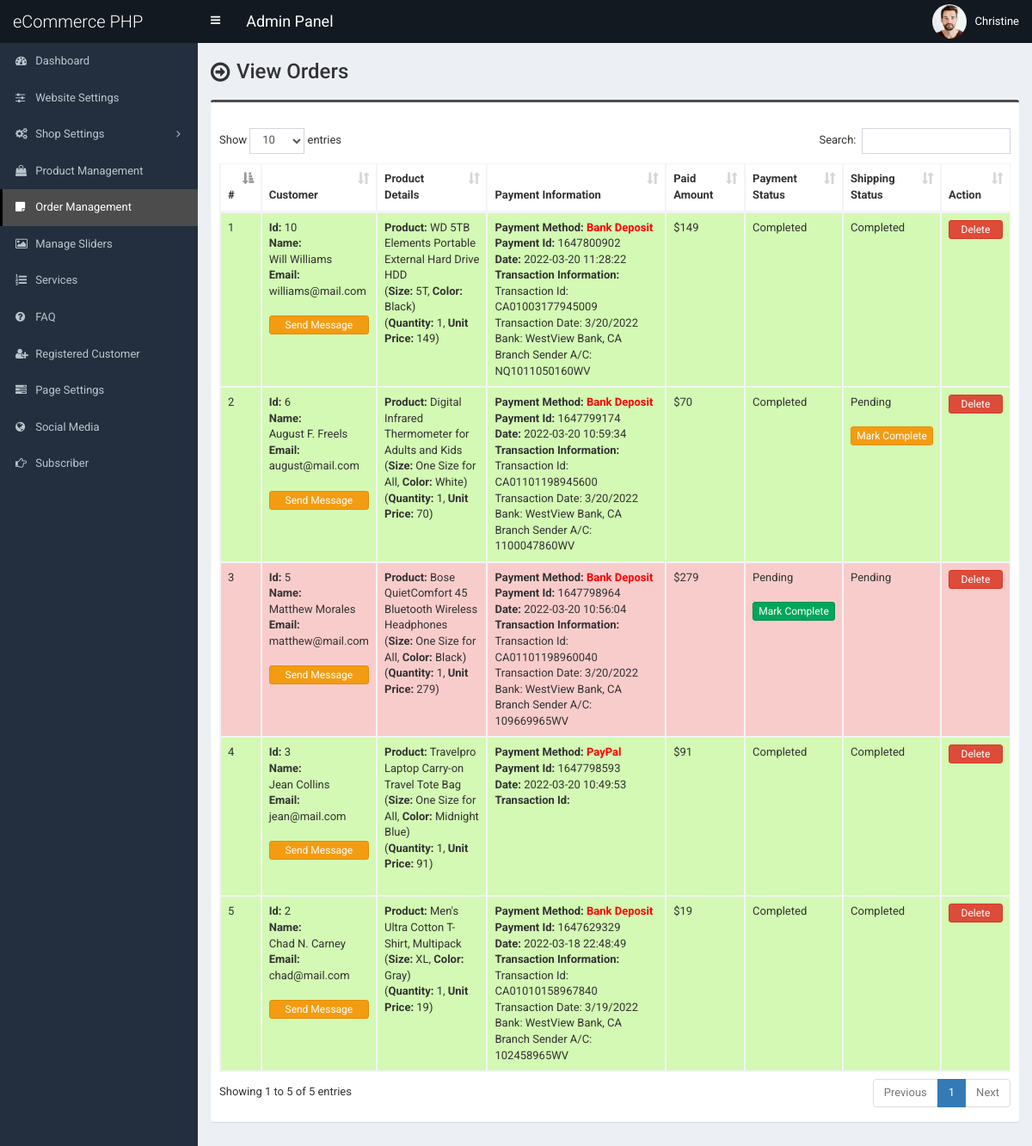
The page /admin/order.php (signed in) on the database as committed earlier.
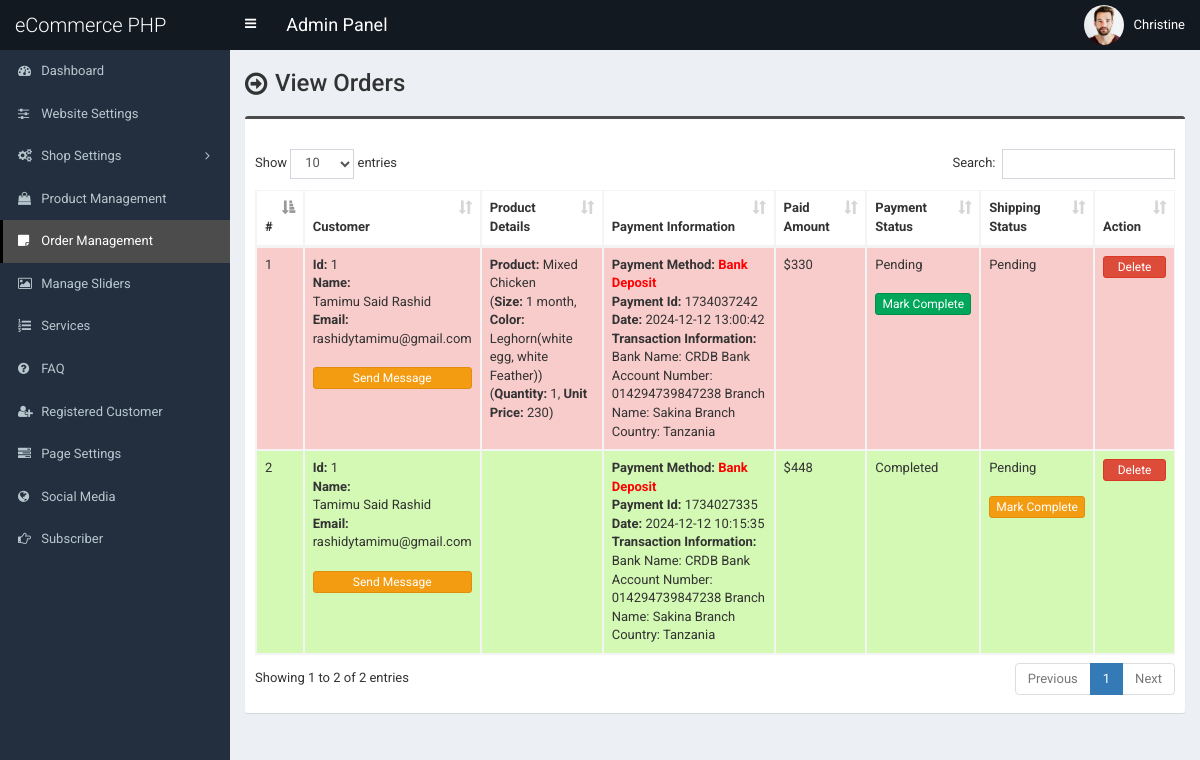
The same page on the database as committed later.
### tables this page shows
CREATE TABLE `tbl_payment` (
  `id` int(11) NOT NULL,
  `customer_id` int(11) NOT NULL,
  `customer_name` varchar(255) NOT NULL,
  `customer_email` varchar(255) NOT NULL,
  `payment_date` varchar(50) NOT NULL,
  `txnid` varchar(255) NOT NULL,
  `paid_amount` int(11) NOT NULL,
  `card_number` varchar(50) NOT NULL,
  `card_cvv` varchar(10) NOT NULL,
  `card_month` varchar(10) NOT NULL,
  `card_year` varchar(10) NOT NULL,
  `bank_transaction_info` text NOT NULL,
  `payment_method` varchar(20) NOT NULL,
  `payment_status` varchar(25) NOT NULL,
  `shipping_status` varchar(20) NOT NULL,
  `payment_id` varchar(255) NOT NULL
);

CREATE TABLE `tbl_order` (
  `id` int(11) NOT NULL,
  `product_id` int(11) NOT NULL,
  `product_name` varchar(255) NOT NULL,
  `size` varchar(100) NOT NULL,
  `color` varchar(100) NOT NULL,
  `quantity` varchar(50) NOT NULL,
  `unit_price` varchar(50) NOT NULL,
  `payment_id` varchar(255) NOT NULL
);

### admin/order.php (the view, shortened to what the changed rows need)
<?php require_once('header.php'); ?>
<section class="content-header">
	<div class="content-header-left">
		<h1>View Orders</h1>
	</div>
</section>
<section class="content">
  <div class="row">
    <div class="col-md-12">
      <div class="box box-info">
        <div class="box-body table-responsive">
          <table id="example1" class="table table-bordered table-hover table-striped">
			<thead>
			    <tr>
			        <th>#</th>
                    <th>Customer</th>
			        <th>Product Details</th>
                    <th>
                    	Payment Information
                    </th>
                    <th>Paid Amount</th>
                    <th>Payment Status</th>
                    <th>Shipping Status</th>
			        <th>Action</th>
			    </tr>
			</thead>
            <tbody>
            	<?php
            	$i=0;
            	$statement = $pdo->prepare("SELECT * FROM tbl_payment ORDER by id DESC");
            	$statement->execute();
            	$result = $statement->fetchAll(PDO::FETCH_ASSOC);
            	foreach ($result as $row) {
            		$i++;
            		?>
					<tr class="<?php if($row['payment_status']=='Pending'){echo 'bg-r';}else{echo 'bg-g';} ?>">
	                    <td><?php echo $i; ?></td>
	                    <td>
                            <b>Id:</b> <?php echo $row['customer_id']; ?><br>
                            <b>Name:</b><br> <?php echo $row['customer_name']; ?><br>
                            <b>Email:</b><br> <?php echo $row['customer_email']; ?><br><br>
                            <a href="#" data-toggle="modal" data-target="#model-<?php echo $i; ?>"class="btn btn-warning btn-xs" style="width:100%;margin-bottom:4px;">Send Message</a>
                        </td>
                        <td>
                           <?php
                           $statement1 = $pdo->prepare("SELECT * FROM tbl_order WHERE payment_id=?");
                           $statement1->execute(array($row['payment_id']));
                           $result1 = $statement1->fetchAll(PDO::FETCH_ASSOC);
                           foreach ($result1 as $row1) {
                                echo '<b>Product:</b> '.$row1['product_name'];
                                echo '<br>(<b>Size:</b> '.$row1['size'];
                                echo ', <b>Color:</b> '.$row1['color'].')';
                                echo '<br>(<b>Quantity:</b> '.$row1['quantity'];
                                echo ', <b>Unit Price:</b> '.$row1['unit_price'].')';
                                echo '<br><br>';
                           }
                           ?>
                        </td>
                        <td>
                        	<?php if($row['payment_method'] == 'PayPal'): ?>
                        		<b>Payment Method:</b> <?php echo '<span style="color:red;"><b>'.$row['payment_method'].'</b></span>'; ?><br>
                        		<b>Payment Id:</b> <?php echo $row['payment_id']; ?><br>
                        		<b>Date:</b> <?php echo $row['payment_date']; ?><br>
                        		<b>Transaction Id:</b> <?php echo $row['txnid']; ?><br>
                        	<?php elseif($row['payment_method'] == 'Bank Deposit'): ?>
                        		<b>Payment Method:</b> <?php echo '<span style="color:red;"><b>'.$row['payment_method'].'</b></span>'; ?><br>
                        		<b>Payment Id:</b> <?php echo $row['payment_id']; ?><br>
								<b>Date:</b> <?php echo $row['payment_date']; ?><br>
                        		<b>Transaction Information:</b> <br><?php echo $row['bank_transaction_info']; ?><br>
                        	<?php endif; ?>
                        </td>
                        <td>$<?php echo $row['paid_amount']; ?></td>
                        <td>
                            <?php echo $row['payment_status']; ?>
                            <br><br>
                            <?php
                                if($row['payment_status']=='Pending'){
                                    ?>
                                    <a href="order-change-status.php?id=<?php echo $row['id']; ?>&task=Completed" class="btn btn-success btn-xs" style="width:100%;margin-bottom:4px;">Mark Complete</a>
                                    <?php
                                }
                            ?>
                        </td>
                        <td>
                            <?php echo $row['shipping_status']; ?>
                            <br><br>
                            <?php
                            if($row['payment_status']=='Completed') {
                                if($row['shipping_status']=='Pending'){
                                    ?>
                                    <a href="shipping-change-status.php?id=<?php echo $row['id']; ?>&task=Completed" class="btn btn-warning btn-xs" style="width:100%;margin-bottom:4px;">Mark Complete</a>
                                    <?php
                                }
                            }
                            ?>
                        </td>
	                    <td>
                            <a href="#" class="btn btn-danger btn-xs" data-href="order-delete.php?id=<?php echo $row['id']; ?>" data-toggle="modal" data-target="#confirm-delete" style="width:100%;">Delete</a>
	                    </td>
	                </tr>
            		<?php
            	}
            	?>
            </tbody>
          </table>
        </div>
      </div>
</section>
<?php require_once('footer.php'); ?>

Rows that differ between the two databases and show on the page:
removed tbl_payment: customer "10", customer_name "Will Williams", customer_email "williams@mail.com", payment_method "Bank Deposit", payment "1647800902", payment_date "2022-03-20 11:28:22", bank_transaction_info "Transaction Id: CA01003177945009 Transaction Date: 3/20/2022 Bank: WestView Bank, CA Branch Sender A/C: NQ1011050160WV", paid_amount "149", payment_status "Completed", shipping_status "Completed"
removed tbl_order: product_name "WD 5TB Elements Portable External Hard Drive HDD", size "5T", color "Black", quantity "1", unit_price "149", shown under "10"
removed tbl_payment: customer "6", customer_name "August F. Freels", customer_email "august@mail.com", payment_method "Bank Deposit", payment "1647799174", payment_date "2022-03-20 10:59:34", bank_transaction_info "Transaction Id: CA01101198945600 Transaction Date: 3/20/2022 Bank: WestView Bank, CA Branch Sender A/C: 1100047860WV", paid_amount "70", payment_status "Completed", shipping_status "Pending"
removed tbl_order: product_name "Digital Infrared Thermometer for Adults and Kids", size "One Size for All", color "White", quantity "1", unit_price "70", shown under "6"
removed tbl_payment: customer "5", customer_name "Matthew Morales", customer_email "matthew@mail.com", payment_method "Bank Deposit", payment "1647798964", payment_date "2022-03-20 10:56:04", bank_transaction_info "Transaction Id: CA01101198960040 Transaction Date: 3/20/2022 Bank: WestView Bank, CA Branch Sender A/C: 109669965WV", paid_amount "279", payment_status "Pending", shipping_status "Pending"
removed tbl_order: product_name "Bose QuietComfort 45 Bluetooth Wireless Headphones", size "One Size for All", color "Black", quantity "1", unit_price "279", shown under "5"
removed tbl_payment: customer "3", customer_name "Jean Collins", customer_email "jean@mail.com", payment_method "PayPal", payment "1647798593", payment_date "2022-03-20 10:49:53", paid_amount "91", payment_status "Completed", shipping_status "Completed"
removed tbl_order: product_name "Travelpro Laptop Carry-on Travel Tote Bag", size "One Size for All", color "Midnight Blue", quantity "1", unit_price "91", shown under "3"
removed tbl_payment: customer "2", customer_name "Chad N. Carney", customer_email "chad@mail.com", payment_method "Bank Deposit", payment "1647629329", payment_date "2022-03-18 22:48:49", bank_transaction_info "Transaction Id: CA01010158967840 Transaction Date: 3/19/2022 Bank: WestView Bank, CA Branch Sender A/C: 102458965WV", paid_amount "19", payment_status "Completed", shipping_status "Completed"
removed tbl_order: product_name "Men's Ultra Cotton T-Shirt, Multipack", size "XL", color "Gray", quantity "1", unit_price "19", shown under "2"
added tbl_payment: customer "1", customer_name "Tamimu Said Rashid", customer_email "rashidytamimu@gmail.com", payment_method "Bank Deposit", payment "1734037242", payment_date "2024-12-12 13:00:42", bank_transaction_info "Bank Name: CRDB Bank Account Number: 014294739847238 Branch Name: Sakina Branch Country: Tanzania", paid_amount "330", payment_status "Pending", shipping_status "Pending"
added tbl_order: product_name "Mixed Chicken", size "1 month", color "Leghorn(white egg, white Feather)", quantity "1", unit_price "230"
added tbl_payment: customer "1", customer_name "Tamimu Said Rashid", customer_email "rashidytamimu@gmail.com", payment_method "Bank Deposit", payment "1734027335", payment_date "2024-12-12 10:15:35", bank_transaction_info "Bank Name: CRDB Bank Account Number: 014294739847238 Branch Name: Sakina Branch Country: Tanzania", paid_amount "448", payment_status "Completed", shipping_status "Pending"
Other text that changed with them:
text written by a page script: "Show entries Search: Showing 1 to 5 of 5 entries Previous 1 Next" → "Show entries Search: Showing 1 to 2 of 2 entries Previous 1 Next"
